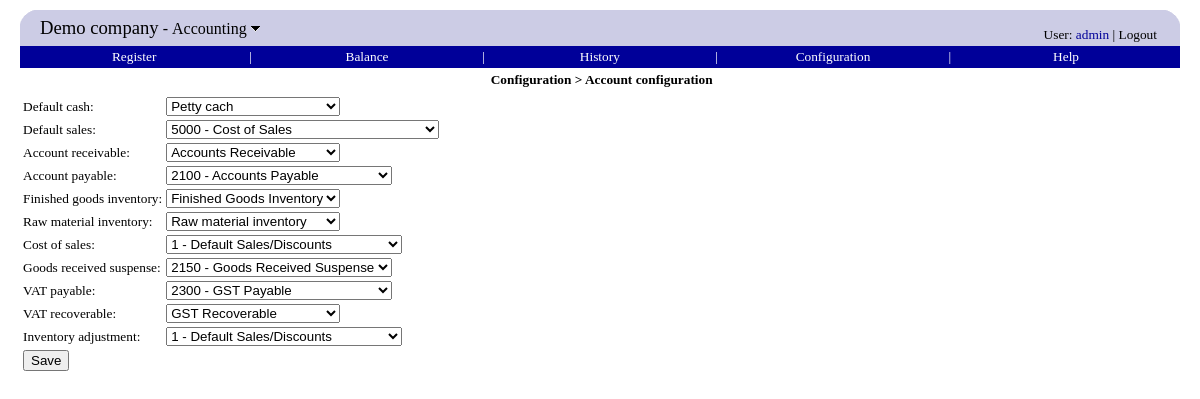
Page /accounting/accountconf.php (signed in) on the committed database.
### tables this page shows
CREATE TABLE `companyinfo` (
  `companyname` varchar(80) default NULL,
  `vatnumber` varchar(32) default NULL,
  `streetaddress` varchar(128) default NULL,
  `city` varchar(32) default NULL,
  `zipcode` varchar(20) default NULL,
  `email` varchar(80) default NULL
);

CREATE TABLE account (
	dimid integer unsigned not null default '1',
	accountid int(10) unsigned NOT NULL,
	name varchar(45) NOT NULL,
	PRIMARY KEY  (dimid, accountid)
);

### accounting/menubar.php (called while the page is built)
<?php menubar() ?>

### include/database.inc.php (called while the page is built, shortened)
<?php
function query($sql)
{
	$q = mysql_query($sql);
	$err = mysql_error();
	return $q;
}
function fetch_array($query)
{
	return mysql_fetch_array($query);
}
function fetch_object($query)
{
	return mysql_fetch_object($query);
}
function find($sql, $dummy = false)
{
	$q = query($sql);
	return fetch_object($q);
}
function findValue($sql, $default = null)
{
    $rs = query($sql);
    $row = fetch_array($rs);
    return $row[0];
}
?>

### include/standard_include.php (the view, shortened to what this page needs)
<?php
include('database.inc.php');
function comboBox($name, $data, $selectedValue, $allowNull, $onChange = null)
{
	$onChange = $onChange == null ? '' : "onChange='$onChange'";
    echo "<select name='$name' $onChange ";
    if (array_key_exists('readonly', $_REQUEST))
    	echo "disabled=true ";
    echo ">\n";
    for ($j=0; $j < count($data); $j++) {
        $option = $data[$j];
		if (count($option) > 2)
			$label = $option[1].' - '.$option[2];
		else if (count($option) > 1)
			$label = $option[1];
		else
			$label = $option[0];        echo "<option value='$option[0]' ";
        if ($option[0] == $selectedValue)
            echo "selected";
        echo ">$label</option>\n";    }
    echo "</select>\n";
}
function getUser()
{
	return $_SESSION['username'];
}
function title($title)
{
	echo "<center>";
	echo "<table cellspacing='0' cellspacing='5'>";
	echo "<tr height='3'/>";
	echo "<tr class='title'>";
	echo "<td class=title>&nbsp;$title</td>";
	echo "</tr>";
	echo "<tr height='5'/>";
	echo "</table>";
	echo "</center>\n";
}
function tr($text)
{
	if (!defined($text))
		return $text;
	return constant($text);
}
function etr($text)
{
	echo tr($text);
}
?>

### include/therp_include.php (shortened to what this page needs)
<?php
include('standard_include.php');
function top0($module = null)
{
	echo "<table cellpadding=0 cellspacing=0 width='100%' border=0>";
	echo "<tr>";
	echo "<td width=20><img src='../images/tl.png'></td>";
	echo "<td rowspan=2 bgColor='#CCCCE5'>";
	$title = tr("Switch module");
	$thERP = findValue("select companyname from companyinfo");
	echo "<span style='font-size: 14pt;'>";
	echo "<a class=logo href='../common/modules.php' title='$title'>$thERP</a></span>";
	if ($module != null) {
		echo "<span style='font-size: 12pt;'>&nbsp;-&nbsp;";
		$onMouseOver = "document.getElementById(\"down\").src=\"../images/down_hover.gif\"";
		$onMouseOut = "document.getElementById(\"down\").src=\"../images/down.gif\"";
		echo "<a class=logo href='../common/modules.php' title='$title' ";
		echo "onMouseOver='$onMouseOver' onMouseOut='$onMouseOut'>";
		echo tr($module);
		echo "&nbsp;<img id=down src='../images/down.gif' border=0 style='position: relative; top: -2'>";
		echo "</a>";
		echo "</span>";
	}
	echo "</td>";
	echo "<td align=right valign=bottom rowspan=2 bgColor='#CCCCE5' style='padding: 3'>";
	echo "<span class=username>";
	$href = '../payroll/selfservice_settings.php';
	echo tr("User") . ": <a href='$href'>" . getUser() . "</a> | <a href='../common/modules.php?logout=true' class=logo>";
	echo tr("Logout") . "</a>";
	echo "</span>\n";
	echo "</td>";
	echo "<td width=20><img src='../images/tr.png'></td>";
	echo "</tr>";
	echo "<tr bgColor='#CCCCE5'>";
	echo "<td>&nbsp;</td>";
	echo "<td>&nbsp;</td>";
	echo "</tr>";
	echo "</table>\n";
}
function menu($href, $text, $width, $hasNext, $currentHref)
{
	$current = $href == $currentHref;
	$class = $current ? 'menubar_current' : 'menubar';
	echo "<td width='$width%' align='center'><a class=$class href='$href'>" . tr($text) . "</a></td>\n";
	if ($hasNext)
		echo "<td>|</td>";
}
?>

### include/therp.css (style rules this page uses)
BODY { margin-left: 20; margin-right: 20; margin-top: 10; margin-bottom: 40; font-family: verdana; font-size: 10pt; }
TD { font-family: verdana; font-size: 10pt; }
A { text-decoration: none; color: #000099; }
.menubar { background-color: #000099; color: white; text-decoration: none; font-weight: normal; }
.title { color: black; font-weight: bold; }
A.logo { text-decoration: none; color: black; }
.username { font-size: 10pt; }

### rows in the picture
companyinfo: companyname "Demo company"
account: default_cash "Petty cach"
account: account_receivable "Accounts Receivable"
account: account_payable "2100 - Accounts Payable"
account: finished_goods "Finished Goods Inventory"
account: raw_material "Raw material inventory"
account: cost_of_sales "1 - Default Sales/Discounts", inventory_adjustment "1 - Default Sales/Discounts"
account: goods_received_suspense "2150 - Goods Received Suspense"
account: vat_payable "2300 - GST Payable"
account: vat_recoverable "GST Recoverable"

### other values in the picture
tr($module) "Accounting"
tr("User") "User"
getUser() "admin"
tr("Logout") "Logout"
tr($text) "Register Balance History Configuration Help"
$title "Configuration > Account configuration"
tr($text) "Default cash Default sales Account receivable Account payable Finished goods inventory Raw material inventory Cost of sales Goods received suspense VAT payable VAT recoverable Inventory adjustment"
form field default_sales "5000 - Cost of Sales"
